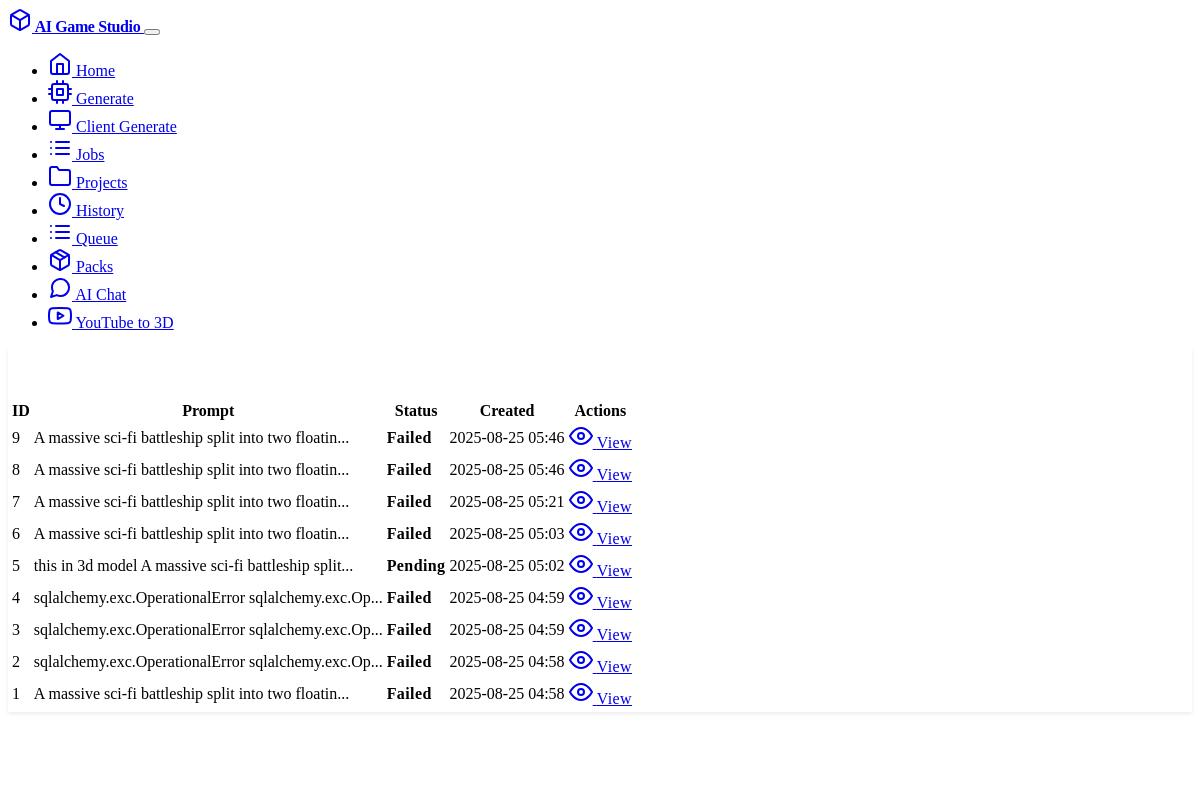
Page /jobs on the committed database.
### app/ModelForge-1/models.py (models this page shows, shortened)
class GenerationJob(db.Model):
    id = db.Column(db.Integer, primary_key=True)
    prompt = db.Column(db.Text, nullable=False)
    reference_image_path = db.Column(db.String(255))
    status = db.Column(db.String(50), default='pending')  # pending, processing, completed, failed
    obj_path = db.Column(db.String(255))
    fbx_path = db.Column(db.String(255))
    blend_path = db.Column(db.String(255))
    error_message = db.Column(db.Text)
    task_id = db.Column(db.String(255))  # Celery task ID
    created_at = db.Column(db.DateTime, default=datetime.utcnow)
    completed_at = db.Column(db.DateTime)
    project_id = db.Column(db.Integer, db.ForeignKey('project.id'))
    is_favorite = db.Column(db.Boolean, default=False)
    material_style = db.Column(db.String(50))  # cartoon, realistic, low-poly, etc.
    lod_levels = db.Column(JSON)  # Store LOD file paths
    variations = db.Column(JSON)  # Store variation file paths
    roblox_fixed = db.Column(db.Boolean, default=False)
    roblox_scripts = db.Column(JSON)  # Store generated Lua scripts
    preview_data = db.Column(JSON)  # Store 3D preview data
    free_model_match = db.Column(db.String(500))  # URL to free model if AI couldn't make it
    pack_id = db.Column(db.Integer, db.ForeignKey('ai_pack.id'))  # If part of a themed pack
    favorites_users = db.relationship('GenerationJob', secondary=user_favorites, backref='favorited_by')
    queue_items = db.relationship('AssetQueue', secondary=asset_queue_items, backref='queued_assets')

### app/ModelForge-1/routes.py (the view)
@app.route('/jobs')
def jobs():
    jobs = GenerationJob.query.order_by(GenerationJob.created_at.desc()).limit(20).all()
    return render_template('jobs.html', jobs=jobs)

### app/ModelForge-1/templates/jobs.html (shortened to what this page needs)
{% extends "base.html" %}
{% block content %}
<div class="row">
    <div class="col-12">
        <div class="card">
            <div class="card-header">
                <h2 class="card-title mb-0">
                    <i data-feather="list" class="me-2"></i>
                </h2>
            </div>
            <div class="card-body">
                {% if jobs %}
                <div class="table-responsive">
                    <table class="table table-striped">
                        <thead>
                            <tr>
                                <th>ID</th>
                                <th>Prompt</th>
                                <th>Status</th>
                                <th>Created</th>
                                <th>Actions</th>
                            </tr>
                        </thead>
                        <tbody>
                            {% for job in jobs %}
                            <tr>
                                <td>{{ job.id }}</td>
                                <td>{{ job.prompt[:50] }}{% if job.prompt|length > 50 %}...{% endif %}</td>
                                <td>
                                    <span class="badge bg-{{ 'success' if job.status == 'completed' else 'warning' if job.status == 'processing' else 'danger' if job.status == 'failed' else 'secondary' }}">
                                        {{ job.status.title() }}
                                    </span>
                                </td>
                                <td>{{ job.created_at.strftime('%Y-%m-%d %H:%M') if job.created_at else 'N/A' }}</td>
                                <td>
                                    <a href="{{ url_for('download', job_id=job.id) }}" class="btn btn-sm btn-outline-primary">
                                        <i data-feather="eye" class="me-1"></i>
                                        View
                                    </a>
                                </td>
                            </tr>
                            {% endfor %}
                        </tbody>
                    </table>
                </div>
                {% endif %}
            </div>
        </div>
    </div>
</div>
{% endblock %}

### app/ModelForge-1/templates/base.html (shortened to what this page needs)
<!DOCTYPE html>
<html lang="en" data-bs-theme="dark">
<head>
    <link href="https://cdn.replit.com/agent/bootstrap-agent-dark-theme.min.css" rel="stylesheet">
    <link rel="stylesheet" href="{{ url_for('static', filename='css/custom.css') }}">
</head>
<body>
    <nav class="navbar navbar-expand-lg navbar-dark">
        <div class="container">
            <a class="navbar-brand" href="{{ url_for('index') }}">
                <i data-feather="box" class="me-2"></i>
                AI Game Studio
            </a>
            <button class="navbar-toggler" type="button" data-bs-toggle="collapse" data-bs-target="#navbarNav">
            </button>
            <div class="collapse navbar-collapse" id="navbarNav">
                <ul class="navbar-nav ms-auto">
                    <li class="nav-item">
                        <a class="nav-link" href="{{ url_for('index') }}">
                            <i data-feather="home" class="me-1"></i>
                            Home
                        </a>
                    </li>
                    <li class="nav-item">
                        <a class="nav-link" href="{{ url_for('generate') }}">
                            <i data-feather="cpu" class="me-1"></i>
                            Generate
                        </a>
                    </li>
                    <li class="nav-item">
                        <a class="nav-link" href="{{ url_for('client_generate') }}">
                            <i data-feather="monitor" class="me-1"></i>
                            Client Generate
                        </a>
                    </li>
                    <li class="nav-item">
                        <a class="nav-link" href="{{ url_for('jobs') }}">
                            <i data-feather="list" class="me-1"></i>
                            Jobs
                        </a>
                    </li>
                    <li class="nav-item">
                        <a class="nav-link" href="{{ url_for('projects') }}">
                            <i data-feather="folder" class="me-1"></i>
                            Projects
                        </a>
                    </li>
                    <li class="nav-item">
                        <a class="nav-link" href="{{ url_for('history') }}">
                            <i data-feather="clock" class="me-1"></i>
                            History
                        </a>
                    </li>
                    <li class="nav-item">
                        <a class="nav-link" href="{{ url_for('queue') }}">
                            <i data-feather="list" class="me-1"></i>
                            Queue
                        </a>
                    </li>
                    <li class="nav-item">
                        <a class="nav-link" href="{{ url_for('packs') }}">
                            <i data-feather="package" class="me-1"></i>
                            Packs
                        </a>
                    </li>
                    <li class="nav-item">
                        <a class="nav-link" href="{{ url_for('chat') }}">
                            <i data-feather="message-circle" class="me-1"></i>
                            AI Chat
                        </a>
                    </li>
                    <li class="nav-item">
                        <a class="nav-link" href="{{ url_for('youtube_to_3d') }}">
                            <i data-feather="youtube" class="me-1"></i>
                            YouTube to 3D
                        </a>
                    </li>
                </ul>
            </div>
        </div>
    </nav>
    <main class="container my-4">
        {% block content %}{% endblock %}
    </main>
    <footer class="mt-5 py-4 border-top">
        <div class="container">
            <div class="row">
                <div class="col-md-6">
                    <p class="text-muted mb-0">© 2025 AI Game Studio</p>
                </div>
                <div class="col-md-6 text-end">
                    <p class="text-muted mb-0">Powered by AI & Advanced 3D Processing</p>
                </div>
            </div>
        </div>
    </footer>
</body>
</html>

### app/ModelForge-1/static/css/custom.css (style rules this page uses)
:root { --gradient-primary: linear-gradient(135deg, var(--bs-primary) 0%, var(--bs-info) 100%); --gradient-secondary: linear-gradient(135deg, var(--bs-secondary) 0%, var(--bs-dark) 100%); --shadow-soft: 0 0.125rem 0.25rem rgba(0, 0, 0, 0.075); --shadow-medium: 0 0.5rem 1rem rgba(0, 0, 0, 0.15); }
body { font-feature-settings: "kern" 1, "liga" 1; text-rendering: optimizeLegibility; }
.navbar-brand { font-weight: 700; letter-spacing: -0.025em; }
.navbar-nav .nav-link { font-weight: 500; transition: all 0.2s ease-in-out; }
.card { box-shadow: var(--shadow-soft); transition: all 0.3s ease-in-out; border: 1px solid rgba(255, 255, 255, 0.125); }
.card-header { background: var(--gradient-primary); border-bottom: none; color: white; }
.card-header .card-title, .card-header h1, .card-header h2, .card-header h3, .card-header h4, .card-header h5, .card-header h6 { color: white; margin-bottom: 0; }
.btn { font-weight: 500; letter-spacing: 0.025em; transition: all 0.2s ease-in-out; }
.badge { font-weight: 600; letter-spacing: 0.025em; }
footer { background: var(--gradient-secondary); color: rgba(255, 255, 255, 0.8); }
[data-bs-theme="dark"] .card { background: rgba(255, 255, 255, 0.05); }

### rows in the picture
GenerationJob: id "9", prompt "A massive sci-fi battleship split into two floatin", status "Failed", created_at "2025-08-25 05:46"
GenerationJob: id "8", prompt "A massive sci-fi battleship split into two floatin", status "Failed", created_at "2025-08-25 05:46"
GenerationJob: id "7", prompt "A massive sci-fi battleship split into two floatin", status "Failed", created_at "2025-08-25 05:21"
GenerationJob: id "6", prompt "A massive sci-fi battleship split into two floatin", status "Failed", created_at "2025-08-25 05:03"
GenerationJob: id "5", prompt "this in 3d model A massive sci-fi battleship split", status "Pending", created_at "2025-08-25 05:02"
GenerationJob: id "4", prompt "sqlalchemy.exc.OperationalError sqlalchemy.exc.Op", status "Failed", created_at "2025-08-25 04:59"
GenerationJob: id "3", prompt "sqlalchemy.exc.OperationalError sqlalchemy.exc.Op", status "Failed", created_at "2025-08-25 04:59"
GenerationJob: id "2", prompt "sqlalchemy.exc.OperationalError sqlalchemy.exc.Op", status "Failed", created_at "2025-08-25 04:58"
GenerationJob: id "1", prompt "A massive sci-fi battleship split into two floatin", status "Failed", created_at "2025-08-25 04:58"
